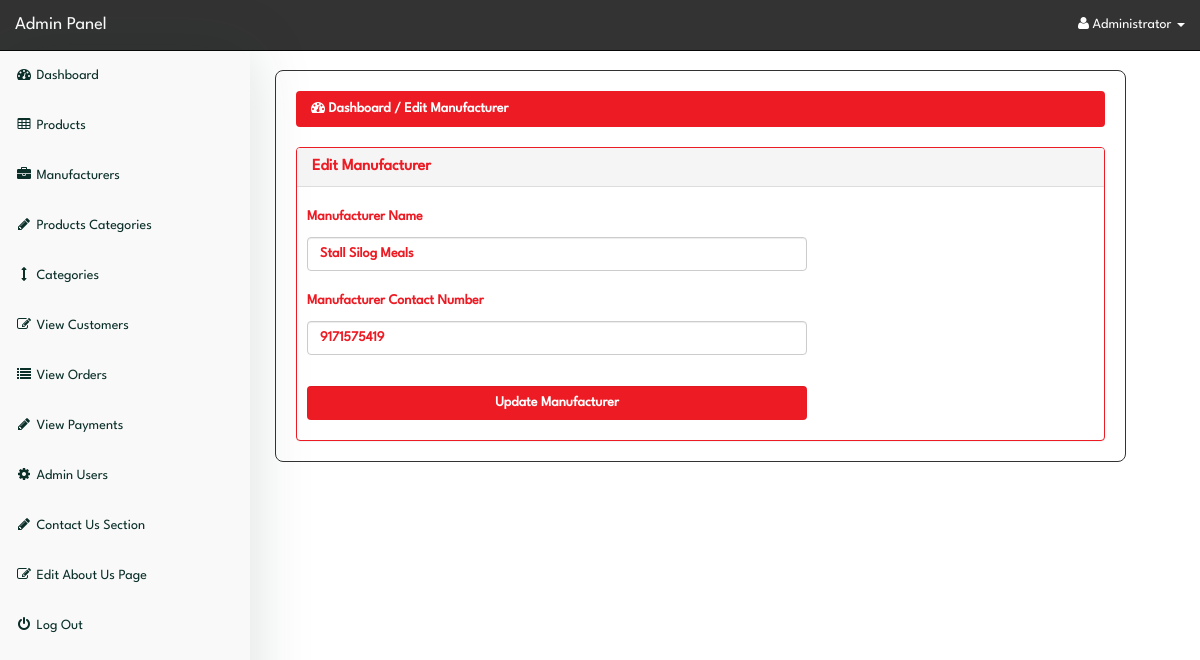
Page /admin/index.php?edit_manufacturer=13 (signed in) on the committed database.
### tables this page shows
CREATE TABLE `manufacturers` (
  `manufacturer_id` int(10) NOT NULL,
  `manufacturer_title` text NOT NULL,
  `contact` bigint(11) NOT NULL
);

### admin/edit_manufacturer.php (the view, shortened to what this page needs)
<?php
if(!isset($_SESSION['admin_email'])){
echo "<script>window.open('login.php','_self')</script>";
}
else {
?>
<?php
if(isset($_GET['edit_manufacturer'])){
$edit_manufacturer = $_GET['edit_manufacturer'];
$get_manufacturer = "select * from manufacturers where manufacturer_id='$edit_manufacturer'";
$run_manufacturer = mysqli_query($con,$get_manufacturer);
$row_manufacturer = mysqli_fetch_array($run_manufacturer);
$m_title = $row_manufacturer['manufacturer_title'];
$m_contact = $row_manufacturer['contact'];
}
?>
<div class="row">
  <div class="col-lg-12">
    <ol class="breadcrumb">
      <li class="active">
        <i class="fa fa-dashboard"></i> Dashboard / Edit Manufacturer
      </li>
    </ol>
  </div>
</div>
<div class="row">
  <div class="col-lg-12">
    <div class="panel panel-default">
      <div class="panel-heading">
        <h3 class="panel-title">
          Edit Manufacturer
        </h3>
      </div>
      <div class="panel-body">
        <form class="form-horizontal" action="" method="post" enctype="multipart/form-data">
          <div class="form-group">
            <label class="col-md-3 control-label"> Manufacturer Name </label>
            <div class="col-md-6">
              <input type="text" name="manufacturer_name" class="form-control" value="<?php echo $m_title; ?>">
            </div>
          </div>
          <div class="form-group">
            <label class="col-md-3 control-label"> Manufacturer Contact Number </label>
            <div class="col-md-6">
              <input type="text" name="manufacturer_contact" class="form-control" value="<?php echo $m_contact; ?>">
            </div>
          </div>
          <div class="form-group">
            <label class="col-md-3 control-label"> </label>
            <div class="col-md-6">
              <input type="submit" name="update" class="form-control btn btn-primary" value=" Update Manufacturer ">
            </div>
          </div>
        </form>
      </div>
    </div>
  </div>
</div>
<?php
}
?>

### admin/index.php (shortened to what this page needs)
<?php
include("includes/db.php");
if(!isset($_SESSION['admin_email'])){
  echo "<script>window.open('login.php','_self')</script>";
} else {
  $admin_session = $_SESSION['admin_email'];
  $get_admin = "select * from admins  where admin_email='$admin_session'";
  $run_admin = mysqli_query($con,$get_admin);
  $row_admin = mysqli_fetch_array($run_admin);
  $admin_name = $row_admin['admin_name'];
?>
<!DOCTYPE html>
<html>
<head>
  <link href="css/bootstrap.min.css" rel="stylesheet">
  <link href="css/style.css" rel="stylesheet">
  <link href="font-awesome/css/font-awesome.min.css" rel="stylesheet">
</head>
<body>
  <div id="wrapper">
    <?php include("includes/sidebar.php");  ?>
    <div id="page-wrapper">
      <div class="container-fluid">
        <?php
          foreach ($pages as $param => $file) {
              if (isset($_GET[$param])) {
                  include($file);
                  break;
              }
          }
        ?>
      </div>
    </div>
  </div>
</body>
</html>
<?php } ?>

### admin/includes/sidebar.php (shortened to what this page needs)
<?php
if(!isset($_SESSION['admin_email'])){
echo "<script>window.open('login.php','_self')</script>";
}
else {
?>
<nav class="navbar navbar-inverse navbar-fixed-top">
  <div class="navbar-header">
    <a class="navbar-brand" href="index.php?dashboard">Admin Panel</a>
  </div>
  <ul class="nav navbar-right top-nav">
    <li class="dropdown">
      <a href="#" class="dropdown-toggle" data-toggle="dropdown">
        <i class="fa fa-user"></i>
        <?php echo $admin_name; ?> <b class="caret"></b>
      </a>
    </li>
  </ul>
  <div class="collapse navbar-collapse navbar-ex1-collapse">
    <ul class="nav navbar-nav side-nav">
      <li>
        <a href="index.php?dashboard">
          <i class="fa fa-fw fa-dashboard"></i> Dashboard
        </a>
      </li>
      <li>
        <a href="#" data-toggle="collapse" data-target="#products">
          <i class="fa fa-fw fa-table"></i> Products
        </a>
      </li>
      <li>
        <a href="#" data-toggle="collapse" data-target="#manufacturers">
          <i class="fa fa-fw fa-briefcase"></i> Manufacturers
        </a>
      </li>
      <li>
        <a href="#" data-toggle="collapse" data-target="#p_cat">
          <i class="fa fa-fw fa-pencil"></i> Products Categories
        </a>
      </li>
      <li>
        <a href="#" data-toggle="collapse" data-target="#cat">
          <i class="fa fa-fw fa-arrows-v"></i> Categories
        </a>
      </li>
      <li>
        <a href="index.php?view_customers">
          <i class="fa fa-fw fa-edit"></i> View Customers
        </a>
      </li>
      <li>
        <a href="index.php?view_orders">
          <i class="fa fa-fw fa-list"></i> View Orders
        </a>
      </li>
      <li>
        <a href="index.php?view_payments">
          <i class="fa fa-fw fa-pencil"></i> View Payments
        </a>
      </li>
      <li>
        <a href="#" data-toggle="collapse" data-target="#users">
          <i class="fa fa-fw fa-gear"></i> Admin Users
        </a>
      </li>
      <li>
        <a href="#" data-toggle="collapse" data-target="#contact_us">
          <i class="fa fa-fw fa-pencil"> </i> Contact Us Section
        </a>
      </li>
      <li>
        <a href="index.php?edit_about_us">
          <i class="fa fa-fw fa-edit"></i> Edit About Us Page
        </a>
      </li>
      <li>
        <a href="logout.php">
          <i class="fa fa-fw fa-power-off"></i> Log Out
        </a>
      </li>
    </ul>
  </div>
</nav>
<?php } ?>

### admin/css/style.css (style rules this page uses)
:root { --p-clr-100: #ed1b24; --p-clr-200: #ff4015; --p-clr-300: #0000d3; --p-clr-400: #ffb222; --p-clr-500: #0097d3; --p-clr-600: #00ad4e; --p-clr-700: #3a0080; --n-clr-100: #fefefe; --n-clr-200: #f9f9f9; --n-clr-300: #0a2e28; --n-clr-400: #012120; }
*, *::before, *::after { margin: 0; padding: 0; box-sizing: border-box; }
h1, h2, h3, h4, h5, h6 { font-weight: 600; }
body { font-family: 'LeagueSpartan-Regular', Helvetica, Arial, sans-serif; margin-top: 100px; }
@media (min-width: 768px) { body { margin-top: 50px; } }
#wrapper { padding-top: 1rem; padding-left: 255px; }
#page-wrapper { width: 90%; margin-top: 1rem; margin-left: 2rem; border-radius: 8px; border: 1px solid #333; }
#page-wrapper .container-fluid { padding: 0; margin: 0; width: 100%; padding: 2rem; }
.top-nav { padding: 0 15px; }
.top-nav > li { display: inline-block; float: left; }
.top-nav > li > a { padding-top: 15px; padding-bottom: 15px; line-height: 20px; color: var(--n-clr-100); }
.navbar-inverse .navbar-nav > li > a { color: var(--n-clr-300); }
.navbar { background-color: #333; }
.navbar .navbar-header a { color: white; }
.side-nav { position: fixed; top: 51px; width: 250px; border-radius: 0; overflow-y: auto; background-color: var(--n-clr-200); bottom: 0; overflow-x: hidden; padding-bottom: 40px; display: flex; align-items: center; justify-content: flex-start; flex-direction: column; box-shadow: 0 0 60px #0a2e2826; }
.side-nav > li, .side-nav > li > a { width: 100%; }
.row .col-lg-12 .panel { margin: 0; border: 0; }
.panel-body { border-radius: 5px; }
.container-fluid .row .col-lg-12 .breadcrumb { background-color: var(--p-clr-100); }
.container-fluid .row .col-lg-12 .breadcrumb li { color: var(--n-clr-100); font-weight: 600; }
.panel { border: 0; border: 1px solid var(--p-clr-100) !important; }
.panel-default .panel-title { color: #ed1b24; }
.panel-default .panel-body { padding: 0; }
.form-horizontal { padding: 1rem; }
.form-horizontal .form-group { margin: 0; width: 50rem; display: flex; align-items: center; justify-content: center; flex-direction: column; gap: 1rem; }
.form-horizontal .form-group .control-label, .form-horizontal .form-group .col-md-6 { padding: 0; margin: 0; color: var(--p-clr-100); text-align: left; width: 100%; }
.form-horizontal .form-group .col-md-6 input { color: var(--p-clr-100); }
.form-horizontal .form-group .col-md-6 input, .form-horizontal .form-group .col-md-6 input::placeholder { font-weight: bold; }
.form-horizontal .form-group input[type='submit'] { border: 0; color: var(--n-clr-100); background-color: var(--p-clr-100); }

### rows in the picture
manufacturers: manufacturer_name "Stall Silog Meals", manufacturer_contact "9171575419"

### other values in the picture
$admin_name "Administrator"
